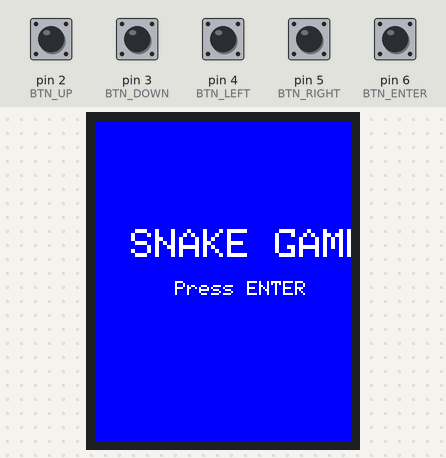
The sketch below on a simulated Arduino Uno, built with avr-gcc and run on an emulated ATmega328P. On the bench: 128×160 colour display. The inputs (shaded band) are chosen by the test bench; at power-on: pin 2 (BTN_UP), pin 3 (BTN_DOWN), pin 4 (BTN_LEFT), pin 5 (BTN_RIGHT), pin 6 (BTN_ENTER) HIGH. Random numbers use the default seed unless the sketch sets one.

Above: at 0.8 s.
0.9 s: pin 6 (BTN_ENTER) pulled LOW for 0.15 s
At 2.83 s:
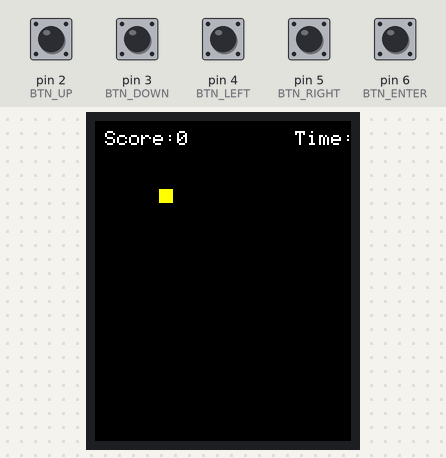
3.0 s: pin 6 (BTN_ENTER) pulled LOW for 1 s
At 5.66 s:
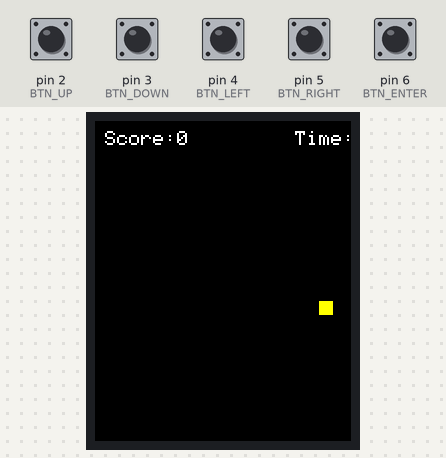
At 6.7 s:
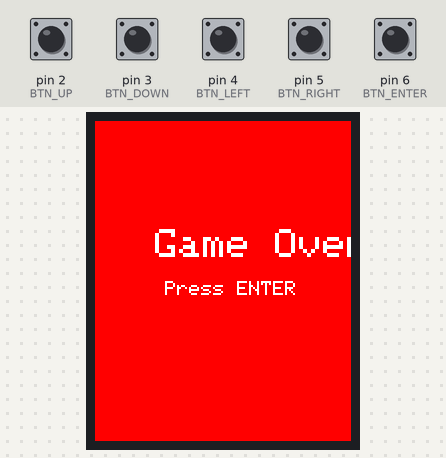
Timing chart, 0 to 8.2 s (numbered marks = the images above; inputs shaded):
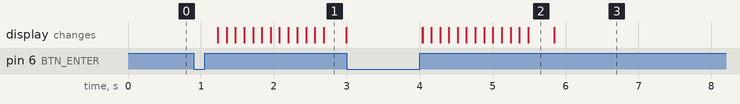

The sketch:

SnakeGame.ino
```cpp
#include <TFT.h>
#include <SPI.h>

// TFT display pins
#define CS   10
#define DC   9
#define RST  8
TFT TFTscreen = TFT(CS, DC, RST);

// Control buttons
#define BTN_UP     2
#define BTN_DOWN   3
#define BTN_LEFT   4
#define BTN_RIGHT  5
#define BTN_ENTER  6  // Start/Restart button

// Game grid settings
#define CELL_SIZE      8
#define SCREEN_WIDTH   160
#define SCREEN_HEIGHT  128
#define UI_HEIGHT      10

#define GRID_COLS      (SCREEN_WIDTH / CELL_SIZE)
#define GRID_ROWS      ((SCREEN_HEIGHT - UI_HEIGHT) / CELL_SIZE)
#define MAX_SNAKE_LEN  100

// Snake state
int snakeX[MAX_SNAKE_LEN];
int snakeY[MAX_SNAKE_LEN];
int snakeLength;
int dx, dy;

int foodX, foodY;
bool gameOver = false;
bool gameStarted = false;

int score = 0;
unsigned long startTime;
int lastSecondDisplayed = -1;

// Rising edge detection for ENTER
bool lastEnterState = HIGH;

unsigned int color565(byte r, byte g, byte b) {
  return ((r & 0xF8) << 8) | ((g & 0xFC) << 3) | (b >> 3);
}

void drawCell(int x, int y, byte r, byte g, byte b) {
  unsigned int color = color565(r, g, b);
  TFTscreen.fillRect(x * CELL_SIZE, (y * CELL_SIZE) + UI_HEIGHT, CELL_SIZE - 1, CELL_SIZE - 1, color);
}

void drawUI() {
  TFTscreen.fillRect(0, 0, SCREEN_WIDTH, UI_HEIGHT, color565(0, 0, 0));
  TFTscreen.stroke(255, 255, 255);
  TFTscreen.setTextSize(1);
  TFTscreen.setCursor(5, 5);
  TFTscreen.print("Score:");
  TFTscreen.print(score);

  TFTscreen.setCursor(SCREEN_WIDTH - 60, 5);
  TFTscreen.print("Time:");
  TFTscreen.print((millis() - startTime) / 1000);
}

void spawnFood() {
  foodX = random(0, GRID_COLS);
  foodY = random(0, GRID_ROWS);
}

void gameOverScreen() {
  TFTscreen.background(255, 0, 0);
  TFTscreen.stroke(255, 255, 255);
  TFTscreen.setTextSize(2);
  TFTscreen.setCursor(30, SCREEN_HEIGHT / 2 - 10);
  TFTscreen.text("Game Over!", 30, SCREEN_HEIGHT / 2 - 10);
  TFTscreen.setTextSize(1);
  TFTscreen.setCursor(35, SCREEN_HEIGHT / 2 + 16);
  TFTscreen.text("Press ENTER", 35, SCREEN_HEIGHT / 2 + 16);
}

void showStartScreen(const char* msg) {
  TFTscreen.background(0, 0, 255);
  TFTscreen.stroke(255, 255, 255);
  TFTscreen.setTextSize(2);
  TFTscreen.setCursor(18, SCREEN_HEIGHT / 2 - 10);
  TFTscreen.text(msg, 18, SCREEN_HEIGHT / 2 - 10);
  TFTscreen.setTextSize(1);
  TFTscreen.setCursor(40, SCREEN_HEIGHT / 2 + 16);
  TFTscreen.text("Press ENTER", 40, SCREEN_HEIGHT / 2 + 16);
}

bool detectEnterRisingEdge() {
  bool currentState = digitalRead(BTN_ENTER);
  if (lastEnterState == LOW && currentState == HIGH) {
    lastEnterState = currentState;
    return true;
  }
  lastEnterState = currentState;
  return false;
}

void waitForEnter(const char* label) {
  showStartScreen(label);
  while (!detectEnterRisingEdge()) {
    delay(10);  // debounce loop
  }
  delay(150);  // debounce release
}

void resetGame() {
  gameOver = false;
  gameStarted = true;
  TFTscreen.background(0, 0, 0);

  dx = 1;
  dy = 0;
  snakeLength = 3;
  score = 0;

  snakeX[0] = 5; snakeY[0] = 5;
  snakeX[1] = 4; snakeY[1] = 5;
  snakeX[2] = 3; snakeY[2] = 5;

  startTime = millis();
  lastSecondDisplayed = -1;
  drawUI();
  spawnFood();
}

void setup() {
  TFTscreen.begin();
  TFTscreen.setRotation(3);  // Landscape
  TFTscreen.background(0, 0, 0);

  pinMode(BTN_UP, INPUT_PULLUP);
  pinMode(BTN_DOWN, INPUT_PULLUP);
  pinMode(BTN_LEFT, INPUT_PULLUP);
  pinMode(BTN_RIGHT, INPUT_PULLUP);
  pinMode(BTN_ENTER, INPUT_PULLUP);

  randomSeed(analogRead(A0));

  waitForEnter("SNAKE GAME");
  resetGame();
}

void loop() {
  if (!gameStarted) return;

  if (gameOver) {
    gameOverScreen();
    if (detectEnterRisingEdge()) {
      resetGame();
    }
    return;
  }

  int currentSecond = (millis() - startTime) / 1000;
  if (currentSecond != lastSecondDisplayed) {
    lastSecondDisplayed = currentSecond;
    drawUI();
  }

  if (digitalRead(BTN_UP) == LOW && dy != 1) {
    dx = 0; dy = -1;
  }
  if (digitalRead(BTN_DOWN) == LOW && dy != -1) {
    dx = 0; dy = 1;
  }
  if (digitalRead(BTN_LEFT) == LOW && dx != 1) {
    dx = -1; dy = 0;
  }
  if (digitalRead(BTN_RIGHT) == LOW && dx != -1) {
    dx = 1; dy = 0;
  }

  // Erase tail
  drawCell(snakeX[snakeLength - 1], snakeY[snakeLength - 1], 0, 0, 0);

  // Move snake
  for (int i = snakeLength - 1; i > 0; i--) {
    snakeX[i] = snakeX[i - 1];
    snakeY[i] = snakeY[i - 1];
  }

  snakeX[0] += dx;
  snakeY[0] += dy;

  // Check wall collision
  if (snakeX[0] < 0 || snakeX[0] >= GRID_COLS || snakeY[0] < 0 || snakeY[0] >= GRID_ROWS) {
    gameOver = true;
    return;
  }

  // Check self collision
  for (int i = 1; i < snakeLength; i++) {
    if (snakeX[0] == snakeX[i] && snakeY[0] == snakeY[i]) {
      gameOver = true;
      return;
    }
  }

  // Redraw food every frame (prevents disappearance)
  if (!(snakeX[0] == foodX && snakeY[0] == foodY)) {
    drawCell(foodX, foodY, 255, 255, 0);
  }

  // Eat food
  if (snakeX[0] == foodX && snakeY[0] == foodY) {
    if (snakeLength < MAX_SNAKE_LEN) snakeLength++;
    score++;
    drawUI();
    spawnFood();
  }

  // Draw head
  drawCell(snakeX[0], snakeY[0], 0, 255, 0);  // Green

  delay(120);  // Control speed
}
```

Measured:
- after the input at 0.9 s, the display: first changes after 0.33 s (image 1 shows a later state)
